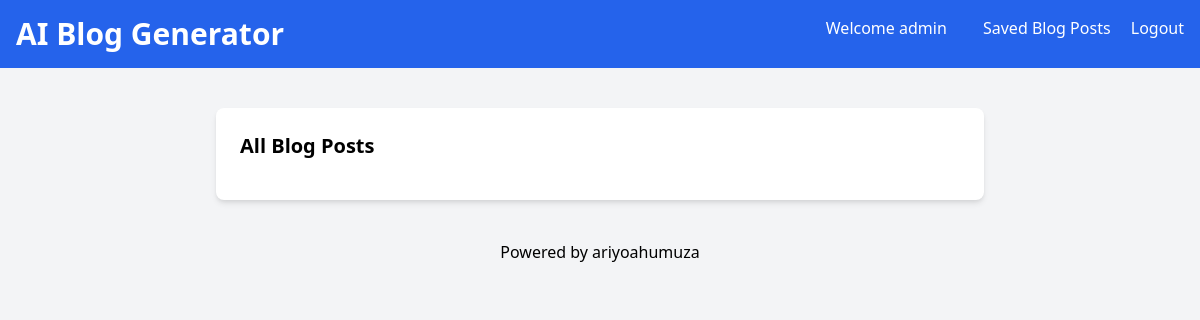
The page /blog-list/ (signed in) on the database as committed earlier.
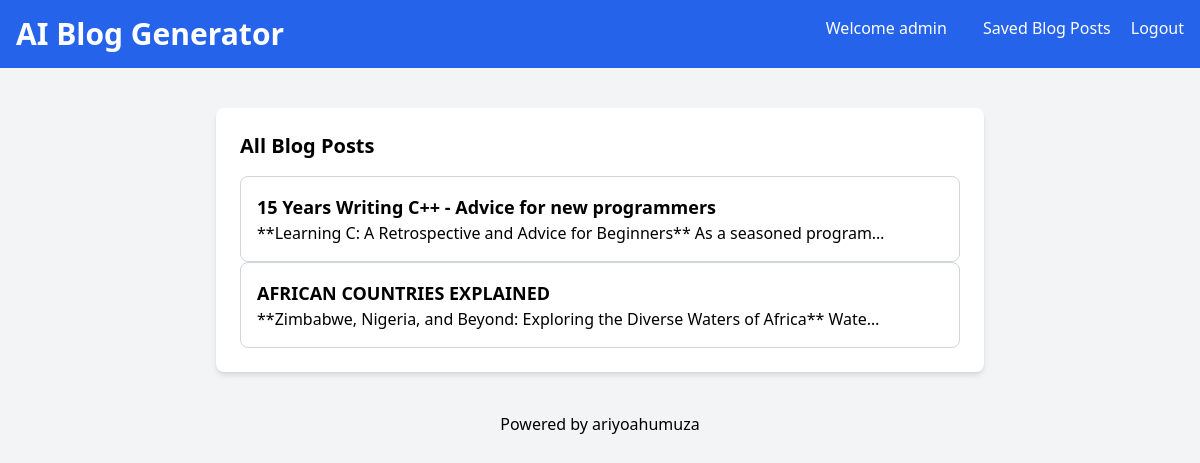
The same page on the database as committed later.
### blog_generator/models.py (models this page shows, shortened)
class BlogPost(models.Model):
    user = models.ForeignKey(User, on_delete=models.CASCADE)
    youtube_title = models.CharField(max_length=300)
    youtube_link = models.URLField()
    generated_content = models.TextField()
    created_at = models.DateTimeField(auto_now_add=True)

### blog_generator/views.py (the view)
# urls.py: path('blog-list/', views.blog_list, name='blog-list'),
def blog_list(request):
    blog_articles = BlogPost.objects.filter(user=request.user)
    return render(request, "all-blogs.html", { 'blog_articles' : blog_articles })

### templates/all-blogs.html (shortened to what this page needs)
<!DOCTYPE html>
<html lang="en">
<head>
    <link href="https://cdn.jsdelivr.net/npm/tailwindcss@2.2.19/dist/tailwind.min.css" rel="stylesheet">
</head>
<body class="bg-gray-100 font-sans antialiased">
    <nav class="bg-blue-600 p-4 text-white flex justify-between">
        <div>
            <h1 class="text-3xl font-bold">AI Blog Generator</h1>
        </div>
        <div>
            <a href="#" class="text-white hover:underline mx-4">Welcome {{ user.username }}</a>
            <a href="/blog-list" class="text-white hover:underline mx-4">Saved Blog Posts</a>
            <a href="#" class="text-white hover:underline">Logout</a>
        </div>
    </nav>
    <div class="container mx-auto mt-10 px-4 sm:px-0">
        <div class="max-w-3xl mx-auto bg-white p-6 rounded-lg shadow-md">
            <section>
                <h2 class="text-xl mb-4 font-semibold">All Blog Posts</h2>
                <div class="space-y-4">
                    {% for article in blog_articles reversed %}
                    <a href="/blog-details/{{article.id}}">
                        <div class="border border-gray-300 p-4 rounded-lg">
                            <h3 class="text-lg font-semibold">{{article.youtube_title}}</h3>
                            <p>{{article.generated_content|truncatechars:80}}</p>
                        </div>
                    </a>
                    {% endfor %}
                </div>
            </section>
        </div>
    </div>
    <footer class="text-center p-4 text-blacl mt-6">
        Powered by <a href="https://twitter.com/AriyoAdventures">ariyoahumuza</a>
    </footer>
</body>
</html>

Rows that differ between the two databases and show on the page:
added BlogPost: youtube_title "15 Years Writing C++ - Advice for new programmers", generated_content "**Learning C: A Retrospective and Advice for Beginners** As a seasoned program…"
added BlogPost: youtube_title "AFRICAN COUNTRIES EXPLAINED", generated_content "**Zimbabwe, Nigeria, and Beyond: Exploring the Diverse Waters of Africa** Wate…"
